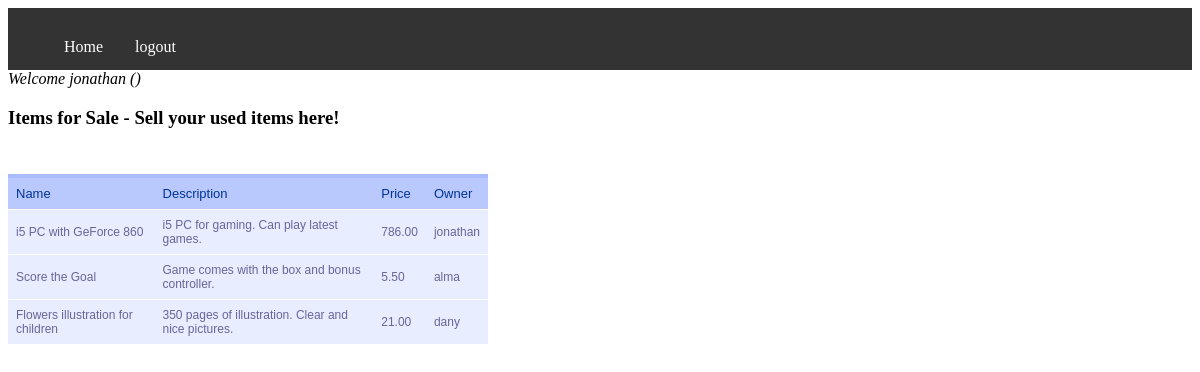
/ (signed in), run on the app's committed database.
### tables this page shows
CREATE TABLE IF NOT EXISTS `used_items` (
  `id` int(7) NOT NULL AUTO_INCREMENT,
  `user_id` int(6) NOT NULL,
  `name` varchar(70) NOT NULL,
  `description` varchar(200) NOT NULL,
  `price` decimal(5,2) NOT NULL,
  `image` varchar(50) NOT NULL,
  PRIMARY KEY (`id`)
);

CREATE TABLE IF NOT EXISTS `users` (
  `id` int(6) NOT NULL AUTO_INCREMENT,
  `username` varchar(50) NOT NULL,
  `password` varchar(40) NOT NULL,
  PRIMARY KEY (`id`)
);

### index.php (the view, shortened to what this page needs)
<?php
include "dbFunctions.php";
$queryItems = "SELECT i.name,i.description,i.price,u.username,
            i.user_id,i.id
            FROM used_items i, users u
            WHERE i.user_id=u.id";
$resultItems = mysqli_query($link, $queryItems) or
        die(mysqli_error($link));
while ($row = mysqli_fetch_assoc($resultItems)) {
    $arrItems[] = $row;
}
?>
<!DOCTYPE html>
<html>
    <head>
        <link href="stylesheets/style.css" rel="stylesheet" type="text/css"/>
    </head>
    <body>
        <?php include "navbar.php" ?>
        <h3>Items for Sale - Sell your used items here!</h3>
        <table class="box-table">
            <tr>
                <th>Name</th>
                <th>Description</th>
                <th>Price</th>
                <th>Owner</th>
            </tr>
            <?php
            for ($i = 0; $i < count($arrItems); $i++) {
                $name = $arrItems[$i]['name'];
                $description = $arrItems[$i]['description'];
                $price = $arrItems[$i]['price'];
                $username = $arrItems[$i]['username'];
                ?>
                <tr>
                    <td><?php echo $name; ?></td>
                    <td><?php echo $description; ?></td>
                    <td><?php echo $price; ?></td>
                    <td><?php echo $username; ?></td>
                </tr>
                <?php
            }
            ?>
        </table>
    </body>
</html>

### stylesheets/style.css (style rules this page uses)
.box-table { font-family: "Lucida Sans Unicode", "Lucida Grande", Sans-Serif; font-size: 12px; margin: 45px 0px 0px 0px; width: 480px; text-align: left; border-collapse: collapse; }
.box-table th { font-size: 13px; font-weight: normal; padding: 8px; background: #b9c9fe; border-top: 4px solid #aabcfe; border-bottom: 1px solid #fff; color: #039; }
.box-table td { padding: 8px; background: #e8edff; border-bottom: 1px solid #fff; color: #669; border-top: 1px solid transparent; }

### data on the page
used_items: name "i5 PC with GeForce 860", description "i5 PC for gaming. Can play latest games.", price "786.00", user.username "jonathan"
used_items: name "Score the Goal", description "Game comes with the box and bonus controller.", price "5.50", user.username "alma"
used_items: name "Flowers illustration for children", description "350 pages of illustration. Clear and nice pictures.", price "21.00", user.username "dany"

### other printed values
$_SESSION['username'] "jonathan"
